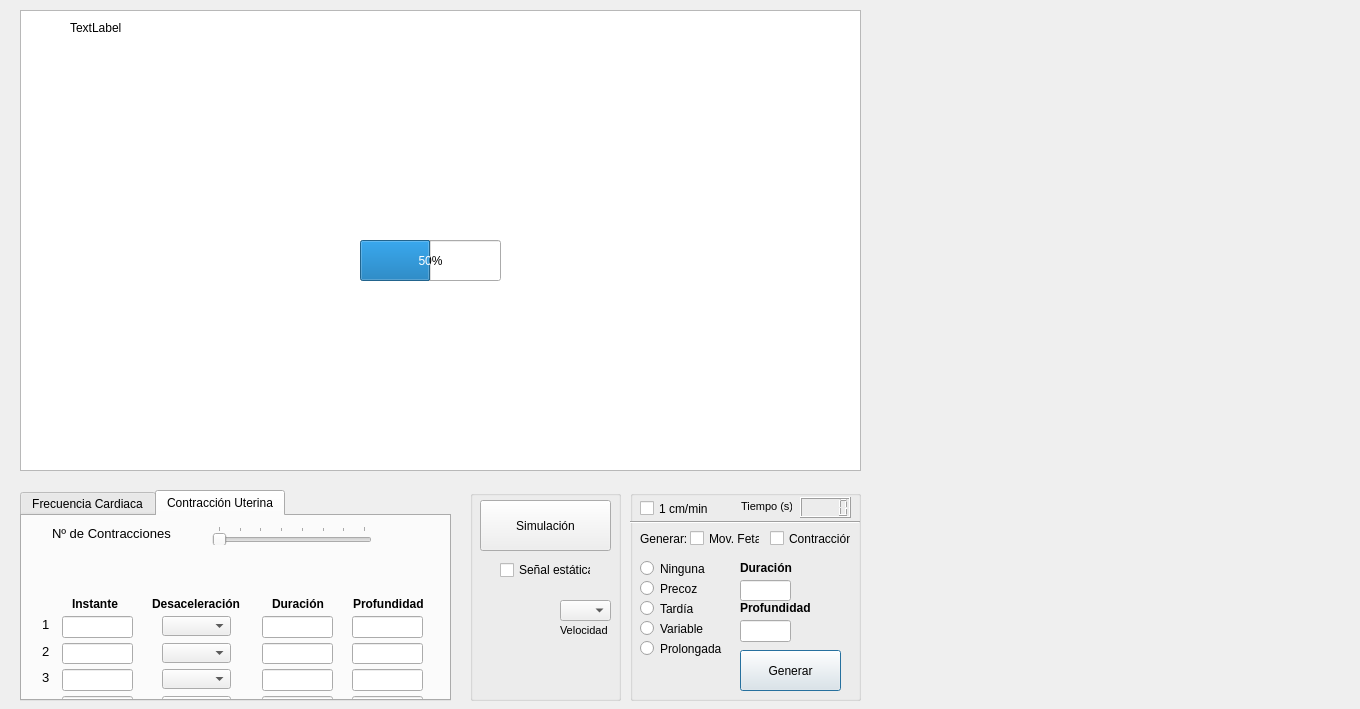
<?xml version="1.0" encoding="UTF-8"?>
<ui version="4.0">
 <class>Dialog</class>
 <widget class="QDialog" name="Dialog">
  <property name="geometry">
   <rect>
    <x>0</x>
    <y>0</y>
    <width>1360</width>
    <height>709</height>
   </rect>
  </property>
  <property name="mouseTracking">
   <bool>false</bool>
  </property>
  <property name="windowTitle">
   <string>Dialog</string>
  </property>
  <widget class="QTabWidget" name="tabWidget_s1">
   <property name="geometry">
    <rect>
     <x>20</x>
     <y>490</y>
     <width>431</width>
     <height>211</height>
    </rect>
   </property>
   <property name="currentIndex">
    <number>1</number>
   </property>
   <widget class="QWidget" name="tab_s1">
    <attribute name="title">
     <string>Frecuencia Cardiaca</string>
    </attribute>
    <widget class="QLabel" name="label_s3">
     <property name="geometry">
      <rect>
       <x>10</x>
       <y>70</y>
       <width>91</width>
       <height>21</height>
      </rect>
     </property>
     <property name="font">
      <font>
       <pointsize>12</pointsize>
       <weight>50</weight>
       <bold>false</bold>
      </font>
     </property>
     <property name="text">
      <string>&lt;html&gt;&lt;head/&gt;&lt;body&gt;&lt;p&gt;&lt;span style=&quot; font-size:10pt; font-weight:600;&quot;&gt;Basal:&lt;/span&gt;&lt;/p&gt;&lt;/body&gt;&lt;/html&gt;</string>
     </property>
    </widget>
    <widget class="QLineEdit" name="lineEdit_s3">
     <property name="geometry">
      <rect>
       <x>200</x>
       <y>70</y>
       <width>81</width>
       <height>20</height>
      </rect>
     </property>
     <property name="font">
      <font>
       <pointsize>11</pointsize>
       <weight>75</weight>
       <bold>true</bold>
      </font>
     </property>
     <property name="text">
      <string>140</string>
     </property>
    </widget>
    <widget class="QLineEdit" name="lineEdit_s1">
     <property name="geometry">
      <rect>
       <x>200</x>
       <y>10</y>
       <width>81</width>
       <height>20</height>
      </rect>
     </property>
     <property name="font">
      <font>
       <pointsize>11</pointsize>
       <weight>75</weight>
       <bold>true</bold>
      </font>
     </property>
     <property name="text">
      <string>1000</string>
     </property>
    </widget>
    <widget class="QLabel" name="label_s1">
     <property name="geometry">
      <rect>
       <x>10</x>
       <y>10</y>
       <width>161</width>
       <height>21</height>
      </rect>
     </property>
     <property name="font">
      <font>
       <pointsize>12</pointsize>
       <weight>50</weight>
       <bold>false</bold>
      </font>
     </property>
     <property name="text">
      <string>&lt;html&gt;&lt;head/&gt;&lt;body&gt;&lt;p&gt;&lt;span style=&quot; font-size:10pt; font-weight:600;&quot;&gt;Tiempo de registro:&lt;/span&gt;&lt;/p&gt;&lt;/body&gt;&lt;/html&gt;</string>
     </property>
    </widget>
    <widget class="QLabel" name="label_s4">
     <property name="geometry">
      <rect>
       <x>10</x>
       <y>100</y>
       <width>191</width>
       <height>21</height>
      </rect>
     </property>
     <property name="font">
      <font>
       <pointsize>12</pointsize>
       <weight>50</weight>
       <bold>false</bold>
      </font>
     </property>
     <property name="text">
      <string>&lt;html&gt;&lt;head/&gt;&lt;body&gt;&lt;p&gt;&lt;span style=&quot; font-size:10pt; font-weight:600;&quot;&gt;Amplitud de la variabilidad&lt;/span&gt;&lt;/p&gt;&lt;/body&gt;&lt;/html&gt;</string>
     </property>
    </widget>
    <widget class="QLineEdit" name="lineEdit_s2">
     <property name="geometry">
      <rect>
       <x>200</x>
       <y>40</y>
       <width>81</width>
       <height>20</height>
      </rect>
     </property>
     <property name="font">
      <font>
       <pointsize>11</pointsize>
       <weight>75</weight>
       <bold>true</bold>
      </font>
     </property>
     <property name="text">
      <string>5</string>
     </property>
    </widget>
    <widget class="QLabel" name="label_s2">
     <property name="geometry">
      <rect>
       <x>10</x>
       <y>40</y>
       <width>211</width>
       <height>21</height>
      </rect>
     </property>
     <property name="font">
      <font>
       <pointsize>12</pointsize>
       <weight>50</weight>
       <bold>false</bold>
      </font>
     </property>
     <property name="text">
      <string>&lt;html&gt;&lt;head/&gt;&lt;body&gt;&lt;p&gt;&lt;span style=&quot; font-size:10pt; font-weight:600;&quot;&gt;Movimientos fetales/10 min:&lt;/span&gt;&lt;/p&gt;&lt;/body&gt;&lt;/html&gt;</string>
     </property>
    </widget>
    <widget class="QLineEdit" name="lineEdit_s4">
     <property name="geometry">
      <rect>
       <x>200</x>
       <y>100</y>
       <width>81</width>
       <height>21</height>
      </rect>
     </property>
     <property name="font">
      <font>
       <pointsize>11</pointsize>
       <weight>75</weight>
       <bold>true</bold>
      </font>
     </property>
     <property name="text">
      <string>140</string>
     </property>
    </widget>
    <widget class="QLabel" name="label_s5">
     <property name="geometry">
      <rect>
       <x>300</x>
       <y>100</y>
       <width>91</width>
       <height>21</height>
      </rect>
     </property>
     <property name="font">
      <font>
       <pointsize>12</pointsize>
       <weight>50</weight>
       <bold>false</bold>
      </font>
     </property>
     <property name="text">
      <string>&lt;html&gt;&lt;head/&gt;&lt;body&gt;&lt;p&gt;&lt;span style=&quot; font-size:10pt; font-weight:600;&quot;&gt;Basal:&lt;/span&gt;&lt;/p&gt;&lt;/body&gt;&lt;/html&gt;</string>
     </property>
    </widget>
   </widget>
   <widget class="QWidget" name="tab_s2">
    <attribute name="title">
     <string>Contracción Uterina</string>
    </attribute>
    <widget class="QLabel" name="label_s6">
     <property name="geometry">
      <rect>
       <x>30</x>
       <y>10</y>
       <width>131</width>
       <height>16</height>
      </rect>
     </property>
     <property name="font">
      <font>
       <pointsize>12</pointsize>
       <weight>50</weight>
       <bold>false</bold>
      </font>
     </property>
     <property name="text">
      <string>&lt;html&gt;&lt;head/&gt;&lt;body&gt;&lt;p&gt;&lt;span style=&quot; font-size:10pt;&quot;&gt;Nº de Contracciones&lt;/span&gt;&lt;/p&gt;&lt;/body&gt;&lt;/html&gt;</string>
     </property>
     <property name="scaledContents">
      <bool>false</bool>
     </property>
     <property name="wordWrap">
      <bool>true</bool>
     </property>
    </widget>
    <widget class="QSlider" name="horizontalSlider_s1">
     <property name="geometry">
      <rect>
       <x>190</x>
       <y>10</y>
       <width>160</width>
       <height>19</height>
      </rect>
     </property>
     <property name="minimum">
      <number>1</number>
     </property>
     <property name="maximum">
      <number>8</number>
     </property>
     <property name="singleStep">
      <number>1</number>
     </property>
     <property name="pageStep">
      <number>2</number>
     </property>
     <property name="value">
      <number>1</number>
     </property>
     <property name="tracking">
      <bool>false</bool>
     </property>
     <property name="orientation">
      <enum>Qt::Horizontal</enum>
     </property>
     <property name="invertedControls">
      <bool>false</bool>
     </property>
     <property name="tickPosition">
      <enum>QSlider::TicksAbove</enum>
     </property>
     <property name="tickInterval">
      <number>1</number>
     </property>
    </widget>
    <widget class="QLineEdit" name="lineEdit_s5">
     <property name="geometry">
      <rect>
       <x>40</x>
       <y>100</y>
       <width>71</width>
       <height>22</height>
      </rect>
     </property>
     <property name="text">
      <string/>
     </property>
    </widget>
    <widget class="QComboBox" name="comboBox_s1">
     <property name="geometry">
      <rect>
       <x>140</x>
       <y>100</y>
       <width>69</width>
       <height>20</height>
      </rect>
     </property>
    </widget>
    <widget class="QLabel" name="label_11">
     <property name="geometry">
      <rect>
       <x>20</x>
       <y>101</y>
       <width>16</width>
       <height>16</height>
      </rect>
     </property>
     <property name="text">
      <string>&lt;html&gt;&lt;head/&gt;&lt;body&gt;&lt;p&gt;&lt;span style=&quot; font-size:10pt;&quot;&gt;1&lt;/span&gt;&lt;/p&gt;&lt;/body&gt;&lt;/html&gt;</string>
     </property>
    </widget>
    <widget class="QLabel" name="label_s7">
     <property name="geometry">
      <rect>
       <x>50</x>
       <y>80</y>
       <width>61</width>
       <height>16</height>
      </rect>
     </property>
     <property name="text">
      <string>&lt;html&gt;&lt;head/&gt;&lt;body&gt;&lt;p&gt;&lt;span style=&quot; font-weight:600;&quot;&gt;Instante&lt;/span&gt;&lt;/p&gt;&lt;/body&gt;&lt;/html&gt;</string>
     </property>
    </widget>
    <widget class="QLabel" name="label_s8">
     <property name="geometry">
      <rect>
       <x>130</x>
       <y>80</y>
       <width>91</width>
       <height>16</height>
      </rect>
     </property>
     <property name="text">
      <string>&lt;html&gt;&lt;head/&gt;&lt;body&gt;&lt;p&gt;&lt;span style=&quot; font-weight:600;&quot;&gt;Desaceleración&lt;/span&gt;&lt;/p&gt;&lt;/body&gt;&lt;/html&gt;</string>
     </property>
    </widget>
    <widget class="QLabel" name="label_s12">
     <property name="geometry">
      <rect>
       <x>20</x>
       <y>128</y>
       <width>16</width>
       <height>16</height>
      </rect>
     </property>
     <property name="text">
      <string>&lt;html&gt;&lt;head/&gt;&lt;body&gt;&lt;p&gt;&lt;span style=&quot; font-size:10pt;&quot;&gt;2&lt;/span&gt;&lt;/p&gt;&lt;/body&gt;&lt;/html&gt;</string>
     </property>
    </widget>
    <widget class="QComboBox" name="comboBox_s2">
     <property name="geometry">
      <rect>
       <x>140</x>
       <y>127</y>
       <width>69</width>
       <height>20</height>
      </rect>
     </property>
    </widget>
    <widget class="QLineEdit" name="lineEdit_s6">
     <property name="geometry">
      <rect>
       <x>40</x>
       <y>127</y>
       <width>71</width>
       <height>21</height>
      </rect>
     </property>
     <property name="text">
      <string/>
     </property>
    </widget>
    <widget class="QLabel" name="label_s13">
     <property name="geometry">
      <rect>
       <x>20</x>
       <y>154</y>
       <width>16</width>
       <height>16</height>
      </rect>
     </property>
     <property name="text">
      <string>&lt;html&gt;&lt;head/&gt;&lt;body&gt;&lt;p&gt;&lt;span style=&quot; font-size:10pt;&quot;&gt;3&lt;/span&gt;&lt;/p&gt;&lt;/body&gt;&lt;/html&gt;</string>
     </property>
    </widget>
    <widget class="QComboBox" name="comboBox_s3">
     <property name="geometry">
      <rect>
       <x>140</x>
       <y>153</y>
       <width>69</width>
       <height>20</height>
      </rect>
     </property>
    </widget>
    <widget class="QLineEdit" name="lineEdit_s7">
     <property name="geometry">
      <rect>
       <x>40</x>
       <y>153</y>
       <width>71</width>
       <height>22</height>
      </rect>
     </property>
     <property name="text">
      <string/>
     </property>
    </widget>
    <widget class="QLabel" name="label_s14">
     <property name="geometry">
      <rect>
       <x>20</x>
       <y>181</y>
       <width>16</width>
       <height>16</height>
      </rect>
     </property>
     <property name="text">
      <string>&lt;html&gt;&lt;head/&gt;&lt;body&gt;&lt;p&gt;&lt;span style=&quot; font-size:10pt;&quot;&gt;4&lt;/span&gt;&lt;/p&gt;&lt;/body&gt;&lt;/html&gt;</string>
     </property>
    </widget>
    <widget class="QComboBox" name="comboBox_s4">
     <property name="geometry">
      <rect>
       <x>140</x>
       <y>180</y>
       <width>69</width>
       <height>20</height>
      </rect>
     </property>
    </widget>
    <widget class="QLineEdit" name="lineEdit_s8">
     <property name="geometry">
      <rect>
       <x>40</x>
       <y>180</y>
       <width>71</width>
       <height>21</height>
      </rect>
     </property>
     <property name="text">
      <string/>
     </property>
    </widget>
    <widget class="QLabel" name="label_s15">
     <property name="geometry">
      <rect>
       <x>20</x>
       <y>207</y>
       <width>16</width>
       <height>16</height>
      </rect>
     </property>
     <property name="text">
      <string>&lt;html&gt;&lt;head/&gt;&lt;body&gt;&lt;p&gt;&lt;span style=&quot; font-size:10pt;&quot;&gt;5&lt;/span&gt;&lt;/p&gt;&lt;/body&gt;&lt;/html&gt;</string>
     </property>
    </widget>
    <widget class="QComboBox" name="comboBox_s5">
     <property name="geometry">
      <rect>
       <x>140</x>
       <y>206</y>
       <width>69</width>
       <height>20</height>
      </rect>
     </property>
    </widget>
    <widget class="QLineEdit" name="lineEdit_s9">
     <property name="geometry">
      <rect>
       <x>40</x>
       <y>206</y>
       <width>71</width>
       <height>22</height>
      </rect>
     </property>
     <property name="text">
      <string/>
     </property>
    </widget>
    <widget class="QLabel" name="label_s16">
     <property name="geometry">
      <rect>
       <x>20</x>
       <y>234</y>
       <width>16</width>
       <height>16</height>
      </rect>
     </property>
     <property name="text">
      <string>&lt;html&gt;&lt;head/&gt;&lt;body&gt;&lt;p&gt;&lt;span style=&quot; font-size:10pt;&quot;&gt;6&lt;/span&gt;&lt;/p&gt;&lt;/body&gt;&lt;/html&gt;</string>
     </property>
    </widget>
    <widget class="QComboBox" name="comboBox_s6">
     <property name="geometry">
      <rect>
       <x>140</x>
       <y>233</y>
       <width>69</width>
       <height>20</height>
      </rect>
     </property>
    </widget>
    <widget class="QLineEdit" name="lineEdit_s10">
     <property name="geometry">
      <rect>
       <x>40</x>
       <y>233</y>
       <width>71</width>
       <height>22</height>
      </rect>
     </property>
     <property name="text">
      <string/>
     </property>
    </widget>
    <widget class="QLabel" name="label_s17">
     <property name="geometry">
      <rect>
       <x>20</x>
       <y>261</y>
       <width>16</width>
       <height>16</height>
      </rect>
     </property>
     <property name="text">
      <string>&lt;html&gt;&lt;head/&gt;&lt;body&gt;&lt;p&gt;&lt;span style=&quot; font-size:10pt;&quot;&gt;7&lt;/span&gt;&lt;/p&gt;&lt;/body&gt;&lt;/html&gt;</string>
     </property>
    </widget>
    <widget class="QComboBox" name="comboBox_s7">
     <property name="geometry">
      <rect>
       <x>140</x>
       <y>260</y>
       <width>69</width>
       <height>20</height>
      </rect>
     </property>
    </widget>
    <widget class="QLineEdit" name="lineEdit_s11">
     <property name="geometry">
      <rect>
       <x>40</x>
       <y>260</y>
       <width>71</width>
       <height>21</height>
      </rect>
     </property>
     <property name="text">
      <string/>
     </property>
    </widget>
    <widget class="QComboBox" name="comboBox_s8">
     <property name="geometry">
      <rect>
       <x>140</x>
       <y>286</y>
       <width>69</width>
       <height>20</height>
      </rect>
     </property>
    </widget>
    <widget class="QLineEdit" name="lineEdit_s12">
     <property name="geometry">
      <rect>
       <x>40</x>
       <y>286</y>
       <width>71</width>
       <height>22</height>
      </rect>
     </property>
     <property name="text">
      <string/>
     </property>
    </widget>
    <widget class="QLabel" name="label_s18">
     <property name="geometry">
      <rect>
       <x>20</x>
       <y>287</y>
       <width>16</width>
       <height>16</height>
      </rect>
     </property>
     <property name="text">
      <string>&lt;html&gt;&lt;head/&gt;&lt;body&gt;&lt;p&gt;&lt;span style=&quot; font-size:10pt;&quot;&gt;8&lt;/span&gt;&lt;/p&gt;&lt;/body&gt;&lt;/html&gt;</string>
     </property>
    </widget>
    <widget class="QLabel" name="label_4">
     <property name="geometry">
      <rect>
       <x>360</x>
       <y>10</y>
       <width>31</width>
       <height>16</height>
      </rect>
     </property>
     <property name="font">
      <font>
       <pointsize>11</pointsize>
       <weight>75</weight>
       <bold>true</bold>
      </font>
     </property>
     <property name="text">
      <string/>
     </property>
    </widget>
    <widget class="QLineEdit" name="lineEdit_s15">
     <property name="geometry">
      <rect>
       <x>240</x>
       <y>153</y>
       <width>71</width>
       <height>22</height>
      </rect>
     </property>
     <property name="text">
      <string/>
     </property>
    </widget>
    <widget class="QLineEdit" name="lineEdit_s18">
     <property name="geometry">
      <rect>
       <x>240</x>
       <y>233</y>
       <width>71</width>
       <height>22</height>
      </rect>
     </property>
     <property name="text">
      <string/>
     </property>
    </widget>
    <widget class="QLineEdit" name="lineEdit_s17">
     <property name="geometry">
      <rect>
       <x>240</x>
       <y>206</y>
       <width>71</width>
       <height>22</height>
      </rect>
     </property>
     <property name="text">
      <string/>
     </property>
    </widget>
    <widget class="QLabel" name="label_s9">
     <property name="geometry">
      <rect>
       <x>250</x>
       <y>80</y>
       <width>61</width>
       <height>16</height>
      </rect>
     </property>
     <property name="text">
      <string>&lt;html&gt;&lt;head/&gt;&lt;body&gt;&lt;p&gt;&lt;span style=&quot; font-weight:600;&quot;&gt;Duración&lt;/span&gt;&lt;/p&gt;&lt;/body&gt;&lt;/html&gt;</string>
     </property>
    </widget>
    <widget class="QLineEdit" name="lineEdit_s13">
     <property name="geometry">
      <rect>
       <x>240</x>
       <y>100</y>
       <width>71</width>
       <height>22</height>
      </rect>
     </property>
     <property name="text">
      <string/>
     </property>
    </widget>
    <widget class="QLineEdit" name="lineEdit_s20">
     <property name="geometry">
      <rect>
       <x>240</x>
       <y>286</y>
       <width>71</width>
       <height>22</height>
      </rect>
     </property>
     <property name="text">
      <string/>
     </property>
    </widget>
    <widget class="QLineEdit" name="lineEdit_s16">
     <property name="geometry">
      <rect>
       <x>240</x>
       <y>180</y>
       <width>71</width>
       <height>21</height>
      </rect>
     </property>
     <property name="text">
      <string/>
     </property>
    </widget>
    <widget class="QLineEdit" name="lineEdit_s19">
     <property name="geometry">
      <rect>
       <x>240</x>
       <y>260</y>
       <width>71</width>
       <height>21</height>
      </rect>
     </property>
     <property name="text">
      <string/>
     </property>
    </widget>
    <widget class="QLineEdit" name="lineEdit_s14">
     <property name="geometry">
      <rect>
       <x>240</x>
       <y>127</y>
       <width>71</width>
       <height>21</height>
      </rect>
     </property>
     <property name="text">
      <string/>
     </property>
    </widget>
    <widget class="QLineEdit" name="lineEdit_s23">
     <property name="geometry">
      <rect>
       <x>330</x>
       <y>153</y>
       <width>71</width>
       <height>22</height>
      </rect>
     </property>
     <property name="text">
      <string/>
     </property>
    </widget>
    <widget class="QLineEdit" name="lineEdit_s26">
     <property name="geometry">
      <rect>
       <x>330</x>
       <y>233</y>
       <width>71</width>
       <height>22</height>
      </rect>
     </property>
     <property name="text">
      <string/>
     </property>
    </widget>
    <widget class="QLineEdit" name="lineEdit_s25">
     <property name="geometry">
      <rect>
       <x>330</x>
       <y>206</y>
       <width>71</width>
       <height>22</height>
      </rect>
     </property>
     <property name="text">
      <string/>
     </property>
    </widget>
    <widget class="QLabel" name="label_s10">
     <property name="geometry">
      <rect>
       <x>331</x>
       <y>80</y>
       <width>81</width>
       <height>16</height>
      </rect>
     </property>
     <property name="text">
      <string>&lt;html&gt;&lt;head/&gt;&lt;body&gt;&lt;p&gt;&lt;span style=&quot; font-weight:600;&quot;&gt;Profundidad&lt;/span&gt;&lt;/p&gt;&lt;/body&gt;&lt;/html&gt;</string>
     </property>
    </widget>
    <widget class="QLineEdit" name="lineEdit_s21">
     <property name="geometry">
      <rect>
       <x>330</x>
       <y>100</y>
       <width>71</width>
       <height>22</height>
      </rect>
     </property>
     <property name="text">
      <string/>
     </property>
    </widget>
    <widget class="QLineEdit" name="lineEdit_s28">
     <property name="geometry">
      <rect>
       <x>330</x>
       <y>286</y>
       <width>71</width>
       <height>22</height>
      </rect>
     </property>
     <property name="text">
      <string/>
     </property>
    </widget>
    <widget class="QLineEdit" name="lineEdit_s24">
     <property name="geometry">
      <rect>
       <x>330</x>
       <y>180</y>
       <width>71</width>
       <height>21</height>
      </rect>
     </property>
     <property name="text">
      <string/>
     </property>
    </widget>
    <widget class="QLineEdit" name="lineEdit_s27">
     <property name="geometry">
      <rect>
       <x>330</x>
       <y>260</y>
       <width>71</width>
       <height>21</height>
      </rect>
     </property>
     <property name="text">
      <string/>
     </property>
    </widget>
    <widget class="QLineEdit" name="lineEdit_s22">
     <property name="geometry">
      <rect>
       <x>330</x>
       <y>127</y>
       <width>71</width>
       <height>21</height>
      </rect>
     </property>
     <property name="text">
      <string/>
     </property>
    </widget>
   </widget>
  </widget>
  <widget class="GraphicsLayoutWidget" name="graphicsView">
   <property name="geometry">
    <rect>
     <x>20</x>
     <y>10</y>
     <width>841</width>
     <height>461</height>
    </rect>
   </property>
   <property name="mouseTracking">
    <bool>false</bool>
   </property>
   <property name="styleSheet">
    <string notr="true"/>
   </property>
   <property name="lineWidth">
    <number>5</number>
   </property>
  </widget>
  <widget class="QProgressBar" name="progressBar">
   <property name="geometry">
    <rect>
     <x>360</x>
     <y>240</y>
     <width>141</width>
     <height>41</height>
    </rect>
   </property>
   <property name="value">
    <number>50</number>
   </property>
   <property name="textVisible">
    <bool>true</bool>
   </property>
   <property name="invertedAppearance">
    <bool>false</bool>
   </property>
  </widget>
  <widget class="QGroupBox" name="groupBox">
   <property name="geometry">
    <rect>
     <x>630</x>
     <y>490</y>
     <width>231</width>
     <height>211</height>
    </rect>
   </property>
   <property name="title">
    <string/>
   </property>
   <widget class="QRadioButton" name="radioButton_s2">
    <property name="geometry">
     <rect>
      <x>10</x>
      <y>90</y>
      <width>82</width>
      <height>17</height>
     </rect>
    </property>
    <property name="text">
     <string>Precoz</string>
    </property>
   </widget>
   <widget class="QLabel" name="label_s21">
    <property name="geometry">
     <rect>
      <x>10</x>
      <y>42</y>
      <width>46</width>
      <height>13</height>
     </rect>
    </property>
    <property name="text">
     <string>Generar:</string>
    </property>
   </widget>
   <widget class="QCheckBox" name="checkBox_s4">
    <property name="geometry">
     <rect>
      <x>140</x>
      <y>40</y>
      <width>81</width>
      <height>17</height>
     </rect>
    </property>
    <property name="text">
     <string>Contracción</string>
    </property>
   </widget>
   <widget class="QRadioButton" name="radioButton_s4">
    <property name="geometry">
     <rect>
      <x>10</x>
      <y>130</y>
      <width>82</width>
      <height>17</height>
     </rect>
    </property>
    <property name="text">
     <string>Variable</string>
    </property>
   </widget>
   <widget class="QCheckBox" name="checkBox_s3">
    <property name="geometry">
     <rect>
      <x>60</x>
      <y>40</y>
      <width>70</width>
      <height>17</height>
     </rect>
    </property>
    <property name="text">
     <string>Mov. Fetal</string>
    </property>
   </widget>
   <widget class="QRadioButton" name="radioButton_s3">
    <property name="geometry">
     <rect>
      <x>10</x>
      <y>110</y>
      <width>82</width>
      <height>17</height>
     </rect>
    </property>
    <property name="text">
     <string>Tardía</string>
    </property>
   </widget>
   <widget class="Line" name="line_s1">
    <property name="geometry">
     <rect>
      <x>0</x>
      <y>24</y>
      <width>230</width>
      <height>16</height>
     </rect>
    </property>
    <property name="orientation">
     <enum>Qt::Horizontal</enum>
    </property>
   </widget>
   <widget class="QRadioButton" name="radioButton_s1">
    <property name="geometry">
     <rect>
      <x>10</x>
      <y>70</y>
      <width>82</width>
      <height>17</height>
     </rect>
    </property>
    <property name="text">
     <string>Ninguna</string>
    </property>
   </widget>
   <widget class="QLCDNumber" name="lcdNumber">
    <property name="geometry">
     <rect>
      <x>170</x>
      <y>7</y>
      <width>51</width>
      <height>21</height>
     </rect>
    </property>
   </widget>
   <widget class="QLabel" name="label_s20">
    <property name="geometry">
     <rect>
      <x>111</x>
      <y>6</y>
      <width>51</width>
      <height>21</height>
     </rect>
    </property>
    <property name="font">
     <font>
      <pointsize>8</pointsize>
     </font>
    </property>
    <property name="text">
     <string>Tiempo (s)</string>
    </property>
   </widget>
   <widget class="QRadioButton" name="radioButton_s5">
    <property name="geometry">
     <rect>
      <x>10</x>
      <y>150</y>
      <width>82</width>
      <height>17</height>
     </rect>
    </property>
    <property name="text">
     <string>Prolongada</string>
    </property>
   </widget>
   <widget class="QPushButton" name="pushButton_s2">
    <property name="geometry">
     <rect>
      <x>110</x>
      <y>160</y>
      <width>101</width>
      <height>41</height>
     </rect>
    </property>
    <property name="cursor">
     <cursorShape>PointingHandCursor</cursorShape>
    </property>
    <property name="text">
     <string>Generar</string>
    </property>
   </widget>
   <widget class="QCheckBox" name="checkBox_s2">
    <property name="geometry">
     <rect>
      <x>10</x>
      <y>10</y>
      <width>101</width>
      <height>17</height>
     </rect>
    </property>
    <property name="text">
     <string>1 cm/min</string>
    </property>
   </widget>
   <widget class="QLineEdit" name="lineEdit_s29">
    <property name="geometry">
     <rect>
      <x>110</x>
      <y>90</y>
      <width>51</width>
      <height>21</height>
     </rect>
    </property>
    <property name="text">
     <string/>
    </property>
   </widget>
   <widget class="QLineEdit" name="lineEdit_s30">
    <property name="geometry">
     <rect>
      <x>110</x>
      <y>130</y>
      <width>51</width>
      <height>22</height>
     </rect>
    </property>
    <property name="text">
     <string/>
    </property>
   </widget>
   <widget class="QLabel" name="label_s22">
    <property name="geometry">
     <rect>
      <x>110</x>
      <y>70</y>
      <width>61</width>
      <height>16</height>
     </rect>
    </property>
    <property name="text">
     <string>&lt;html&gt;&lt;head/&gt;&lt;body&gt;&lt;p&gt;&lt;span style=&quot; font-weight:600;&quot;&gt;Duración&lt;/span&gt;&lt;/p&gt;&lt;/body&gt;&lt;/html&gt;</string>
    </property>
   </widget>
   <widget class="QLabel" name="label_s23">
    <property name="geometry">
     <rect>
      <x>110</x>
      <y>110</y>
      <width>81</width>
      <height>16</height>
     </rect>
    </property>
    <property name="text">
     <string>&lt;html&gt;&lt;head/&gt;&lt;body&gt;&lt;p&gt;&lt;span style=&quot; font-weight:600;&quot;&gt;Profundidad&lt;/span&gt;&lt;/p&gt;&lt;/body&gt;&lt;/html&gt;</string>
    </property>
   </widget>
   <zorder>radioButton_s2</zorder>
   <zorder>label_s21</zorder>
   <zorder>checkBox_s4</zorder>
   <zorder>radioButton_s4</zorder>
   <zorder>checkBox_s3</zorder>
   <zorder>radioButton_s3</zorder>
   <zorder>line_s1</zorder>
   <zorder>radioButton_s1</zorder>
   <zorder>lcdNumber</zorder>
   <zorder>label_s20</zorder>
   <zorder>radioButton_s5</zorder>
   <zorder>pushButton_s2</zorder>
   <zorder>checkBox_s2</zorder>
   <zorder>groupBox_2</zorder>
   <zorder>lineEdit_s29</zorder>
   <zorder>lineEdit_s30</zorder>
   <zorder>label_s22</zorder>
   <zorder>label_s23</zorder>
  </widget>
  <widget class="QLabel" name="label_s24">
   <property name="geometry">
    <rect>
     <x>70</x>
     <y>20</y>
     <width>71</width>
     <height>16</height>
    </rect>
   </property>
   <property name="text">
    <string>TextLabel</string>
   </property>
  </widget>
  <widget class="QGroupBox" name="groupBox_2">
   <property name="geometry">
    <rect>
     <x>470</x>
     <y>490</y>
     <width>151</width>
     <height>211</height>
    </rect>
   </property>
   <property name="title">
    <string/>
   </property>
   <widget class="QCheckBox" name="checkBox_s1">
    <property name="geometry">
     <rect>
      <x>30</x>
      <y>70</y>
      <width>91</width>
      <height>20</height>
     </rect>
    </property>
    <property name="text">
     <string>Señal estática</string>
    </property>
   </widget>
   <widget class="QPushButton" name="pushButton_s1">
    <property name="geometry">
     <rect>
      <x>10</x>
      <y>10</y>
      <width>131</width>
      <height>51</height>
     </rect>
    </property>
    <property name="cursor">
     <cursorShape>PointingHandCursor</cursorShape>
    </property>
    <property name="toolTip">
     <string>&lt;html&gt;&lt;head/&gt;&lt;body&gt;&lt;p&gt;&lt;br/&gt;&lt;/p&gt;&lt;/body&gt;&lt;/html&gt;</string>
    </property>
    <property name="text">
     <string>Simulación</string>
    </property>
   </widget>
   <widget class="QLabel" name="label_s19">
    <property name="geometry">
     <rect>
      <x>90</x>
      <y>130</y>
      <width>51</width>
      <height>21</height>
     </rect>
    </property>
    <property name="font">
     <font>
      <pointsize>8</pointsize>
      <weight>50</weight>
      <bold>false</bold>
     </font>
    </property>
    <property name="text">
     <string>Velocidad</string>
    </property>
   </widget>
   <widget class="QComboBox" name="comboBox_s9">
    <property name="geometry">
     <rect>
      <x>90</x>
      <y>110</y>
      <width>51</width>
      <height>21</height>
     </rect>
    </property>
    <property name="font">
     <font>
      <pointsize>11</pointsize>
      <weight>75</weight>
      <bold>true</bold>
     </font>
    </property>
    <property name="editable">
     <bool>false</bool>
    </property>
   </widget>
   <zorder>checkBox_s1</zorder>
   <zorder>pushButton_s1</zorder>
   <zorder>label_s19</zorder>
   <zorder>comboBox_s9</zorder>
   <zorder>lineEdit_s13_2</zorder>
  </widget>
 </widget>
 <customwidgets>
  <customwidget>
   <class>GraphicsLayoutWidget</class>
   <extends>QGraphicsView</extends>
   <header>pyqtgraph</header>
  </customwidget>
 </customwidgets>
 <tabstops>
  <tabstop>pushButton_s1</tabstop>
 </tabstops>
 <resources/>
 <connections/>
</ui>
